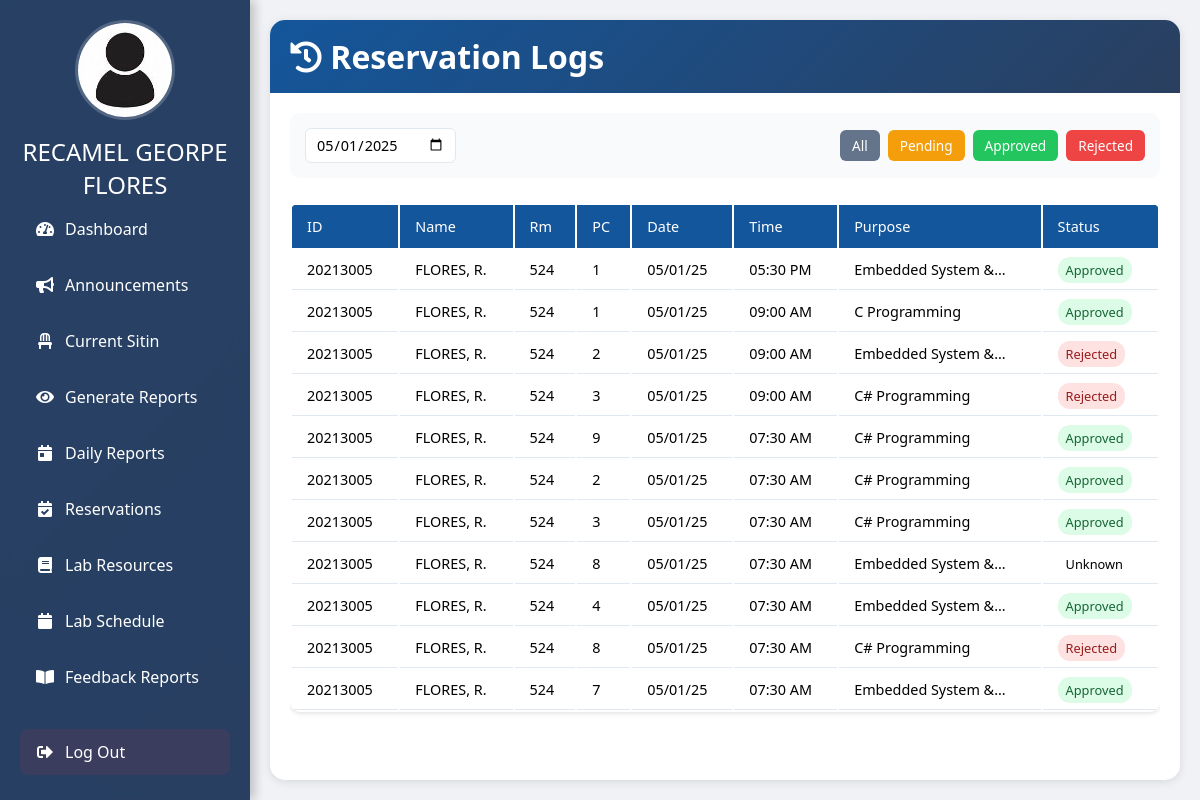
Screenshot of /reservation_logs.php?date=2025-05-01 (signed in) with the database file from the repository.
### tables this page shows
CREATE TABLE `user` (
  `IDNO` int(11) NOT NULL,
  `LASTNAME` varchar(255) NOT NULL,
  `FIRSTNAME` varchar(255) NOT NULL,
  `MIDNAME` varchar(255) NOT NULL,
  `COURSE` varchar(255) NOT NULL,
  `YEARLEVEL` int(11) NOT NULL,
  `USERNAME` varchar(255) NOT NULL,
  `PASSWORD` varchar(255) NOT NULL,
  `EMAIL` varchar(255) NOT NULL,
  `PROFILE_PIC` varchar(255) NOT NULL DEFAULT 'default.jpg',
  `REMAINING_SESSIONS` int(30) NOT NULL DEFAULT 30,
  `POINTS` int(11) DEFAULT 0
);

CREATE TABLE `reservations` (
  `id` int(11) NOT NULL,
  `student_id` varchar(50) DEFAULT NULL,
  `fullname` varchar(100) DEFAULT NULL,
  `room` varchar(50) DEFAULT NULL,
  `date` date DEFAULT NULL,
  `time` time DEFAULT NULL,
  `purpose` varchar(100) DEFAULT NULL,
  `seat_number` int(11) DEFAULT NULL,
  `remaining_sessions` int(11) DEFAULT NULL,
  `status` enum('pending','approved','rejected') DEFAULT 'pending',
  `created_at` timestamp NOT NULL DEFAULT current_timestamp()
);

### reservation_logs.php (the view, shortened to what this page needs)
<?php
include("connector.php");
$username = $_SESSION['Username'];
$query = "SELECT PROFILE_PIC, FIRSTNAME, MIDNAME, LASTNAME FROM user WHERE USERNAME = ?";
$stmt = $con->prepare($query);
$stmt->bind_param("s", $username);
$stmt->execute();
$result = $stmt->get_result();
if ($result && mysqli_num_rows($result) > 0) {
    $admin = $result->fetch_assoc();
    $profile_pic = !empty($admin['PROFILE_PIC']) ? htmlspecialchars($admin['PROFILE_PIC']) : 'default.jpg';
    $user_name = htmlspecialchars($admin['FIRSTNAME'] . ' ' . $admin['MIDNAME'] . ' ' . $admin['LASTNAME']);
} else {
    $profile_pic = 'default.jpg';
    $user_name = 'Admin';
}
$status_filter = $_GET['status'] ?? 'all';
$filter_date = $_GET['date'] ?? date('Y-m-d');
$query = "SELECT r.*, u.FIRSTNAME, u.MIDNAME, u.LASTNAME
          FROM reservations r
          JOIN user u ON r.student_id = u.IDNO
          WHERE 1=1";
if ($filter_date) {
    $query .= " AND DATE(r.date) = '$filter_date'";
}
$query .= " ORDER BY r.time DESC";
$reservations = $con->query($query);
?>
<!DOCTYPE html>
<html lang="en">
<head>
    <link rel="stylesheet" href="https://cdnjs.cloudflare.com/ajax/libs/font-awesome/5.15.3/css/all.min.css">
</head>
<body>
<div class="sidebar">
        <img src="uploads/<?php echo htmlspecialchars($profile_pic); ?>" alt="Profile Picture">
        <center><div class="user-name" style="font-size: x-large; color: white;"><?php echo htmlspecialchars($user_name); ?></div></center>
        <a href="admindash.php"><i class="fas fa-tachometer-alt"></i> Dashboard</a>
        <a href="adannouncement.php"><i class="fas fa-bullhorn"></i> Announcements</a>
        <a href="adsitin.php"><i class="fas fa-chair"></i> Current Sitin</a>
        <a href="adviewsitin.php"><i class="fas fa-eye"></i> Generate Reports</a>
        <a href="addaily.php"><i class="fas fa-calendar-day"></i> Daily Reports</a>
        <a href="adreservation.php"><i class="fas fa-calendar-check"></i> Reservations</a>
        <a href="adlabresources.php"><i class="fas fa-book"></i> Lab Resources</a>
        <a href="adlabsched.php"><i class="fas fa-calendar"></i> Lab Schedule</a>
        <a href="adfeedback.php"><i class="fas fa-book-open"></i> Feedback Reports</a>
        <a href="admindash.php?logout=true" class="logout-button"><i class="fas fa-sign-out-alt"></i> Log Out</a>
    </div>
    <div class="content">
        <div class="content-wrapper">
            <div class="content-header">
                <h1><i class="fas fa-history"></i> Reservation Logs</h1>
            </div>
            <div class="content-body">
                <div class="filter-container">
                    <div class="date-filters">
                        <input type="date" id="filter_date" value="<?php echo $filter_date; ?>">
                    </div>
                    <div class="status-filters">
                        <button class="filter-btn all <?php echo $status_filter === 'all' ? 'active' : ''; ?>"
                                onclick="filterStatus('all')">All</button>
                        <button class="filter-btn pending <?php echo $status_filter === 'pending' ? 'active' : ''; ?>"
                                onclick="filterStatus('pending')">Pending</button>
                        <button class="filter-btn approved <?php echo $status_filter === 'approved' ? 'active' : ''; ?>"
                                onclick="filterStatus('approved')">Approved</button>
                        <button class="filter-btn rejected <?php echo $status_filter === 'rejected' ? 'active' : ''; ?>"
                                onclick="filterStatus('rejected')">Rejected</button>
                    </div>
                </div>
                <div class="table-container">
                    <table class="logs-table">
                        <thead>
                            <tr>
                                <th>ID</th>
                                <th>Name</th>
                                <th>Rm</th>
                                <th>PC</th>
                                <th>Date</th>
                                <th>Time</th>
                                <th>Purpose</th>
                                <th>Status</th>
                            </tr>
                        </thead>
                        <tbody>
                            <?php while ($row = $reservations->fetch_assoc()): ?>
                                <tr>
                                    <td><?php echo htmlspecialchars($row['student_id']); ?></td>
                                    <td><?php echo htmlspecialchars($row['LASTNAME'] . ', ' . substr($row['FIRSTNAME'], 0, 1) . '.'); ?></td>
                                    <td><?php echo htmlspecialchars($row['room']); ?></td>
                                    <td><?php echo htmlspecialchars($row['seat_number']); ?></td>
                                    <td><?php echo date('m/d/y', strtotime($row['date'])); ?></td>
                                    <td><?php echo date('h:i A', strtotime($row['time'])); ?></td>
                                    <td title="<?php echo htmlspecialchars($row['purpose']); ?>"><?php echo strlen($row['purpose']) > 20 ? substr(htmlspecialchars($row['purpose']), 0, 20) . '...' : htmlspecialchars($row['purpose']); ?></td>
                                    <td>
                                        <span class="status-badge status-<?php echo htmlspecialchars($row['status']); ?>">
                                            <?php
                                                $status = htmlspecialchars($row['status']);
                                                echo !empty($status) ? ucfirst($status) : 'Unknown';
                                            ?>
                                        </span>
                                    </td>
                                </tr>
                            <?php endwhile; ?>
                        </tbody>
                    </table>
                </div>
            </div>
        </div>
    </div>
</body>
</html>

### reservation_logs.php (style rules this page uses)
* { margin: 0; padding: 0; box-sizing: border-box; font-family: 'Segoe UI', Tahoma, Geneva, Verdana, sans-serif; }
html, body { background: linear-gradient(135deg, #14569b, #2a3f5f); display: flex; min-height: 100vh; width: 100%; }
.sidebar { width: 250px; background-color: rgba(42, 63, 95, 0.9); height: 100vh; padding: 20px; position: fixed; display: flex; flex-direction: column; align-items: center; box-shadow: 5px 0 10px rgba(0, 0, 0, 0.2); backdrop-filter: blur(10px); transform: translateX(0); }
.sidebar img { width: 100px; height: 100px; border-radius: 50%; border: 3px solid rgba(255, 255, 255, 0.2); margin-bottom: 15px; }
.sidebar a { width: 100%; color: white; text-decoration: none; padding: 12px 15px; border-radius: 8px; margin: 5px 0; transition: all 0.3s; display: flex; align-items: center; gap: 10px; }
.sidebar a i { width: 20px; text-align: center; }
.sidebar .logout-button { margin-top: auto; background: rgba(220, 53, 69, 0.1); }
.content { margin-left: 250px; padding: 20px; background: #f0f2f5; min-height: 100vh; width: calc(100% - 250px); }
.content-wrapper { max-width: 1300px; margin: 0 auto; background: white; border-radius: 15px; box-shadow: 0 2px 10px rgba(0,0,0,0.1); overflow: hidden; height: calc(100vh - 40px); display: flex; flex-direction: column; }
.content-header { background: linear-gradient(135deg, #14569b, #2a3f5f); color: white; padding: 15px 20px; }
.content-body { flex: 1; overflow: hidden; display: flex; flex-direction: column; padding: 20px; }
.table-container { flex: 1; overflow-y: auto; overflow-x: hidden; position: relative; }
.filter-container { background: #f8fafc; padding: 15px; border-radius: 10px; margin-bottom: 15px; display: flex; justify-content: space-between; align-items: center; gap: 15px; flex-wrap: wrap; }
.date-filters { display: flex; gap: 10px; align-items: center; }
input[type="date"] { padding: 6px 10px; border: 1px solid #e2e8f0; border-radius: 6px; font-size: 0.9rem; }
.status-filters { display: flex; gap: 8px; }
.filter-btn { padding: 6px 12px; border: none; border-radius: 6px; font-size: 0.85rem; cursor: pointer; transition: all 0.3s; }
.filter-btn.all { background: #64748b; color: white; }
.filter-btn.pending { background: #f59e0b; color: white; }
.filter-btn.approved { background: #22c55e; color: white; }
.filter-btn.rejected { background: #ef4444; color: white; }
.table-container { overflow-x: auto; }
.logs-table { width: 100%; margin-top: 10px; background: white; border-radius: 10px; overflow: hidden; box-shadow: 0 2px 4px rgba(0,0,0,0.1); }
.logs-table th { background: #14569b; color: white; padding: 12px 15px; font-size: 0.9rem; font-weight: 500; text-align: left; white-space: nowrap; position: sticky; top: 0; }
.logs-table td { padding: 10px 15px; font-size: 0.9rem; border-bottom: 1px solid #e2e8f0; white-space: nowrap; }
.logs-table td:nth-child(7) { max-width: 200px; white-space: normal; }
.status-badge { padding: 4px 8px; border-radius: 12px; font-size: 0.8rem; font-weight: 500; }
.status-approved { background: #dcfce7; color: #166534; }
.status-rejected { background: #fee2e2; color: #991b1b; }

### rows the page displays
user: PROFILE_PIC (placeholder picture), user_name "RECAMEL GEORPE FLORES"
reservations: student "20213005", user.LASTNAME+FIRSTNAME "FLORES, R.", room "524", seat_number "1", date "05/01/25", time "05:30 PM", purpose "Embedded System &", status "Approved"
reservations: student "20213005", user.LASTNAME+FIRSTNAME "FLORES, R.", room "524", seat_number "1", date "05/01/25", time "09:00 AM", purpose "C Programming", status "Approved"
reservations: student "20213005", user.LASTNAME+FIRSTNAME "FLORES, R.", room "524", seat_number "2", date "05/01/25", time "09:00 AM", purpose "Embedded System &", status "Rejected"
reservations: student "20213005", user.LASTNAME+FIRSTNAME "FLORES, R.", room "524", seat_number "3", date "05/01/25", time "09:00 AM", purpose "C# Programming", status "Rejected"
reservations: student "20213005", user.LASTNAME+FIRSTNAME "FLORES, R.", room "524", seat_number "9", date "05/01/25", time "07:30 AM", purpose "C# Programming", status "Approved"
reservations: student "20213005", user.LASTNAME+FIRSTNAME "FLORES, R.", room "524", seat_number "2", date "05/01/25", time "07:30 AM", purpose "C# Programming", status "Approved"
reservations: student "20213005", user.LASTNAME+FIRSTNAME "FLORES, R.", room "524", seat_number "3", date "05/01/25", time "07:30 AM", purpose "C# Programming", status "Approved"
reservations: student "20213005", user.LASTNAME+FIRSTNAME "FLORES, R.", room "524", seat_number "8", date "05/01/25", time "07:30 AM", purpose "Embedded System &", shows "Unknown"
reservations: student "20213005", user.LASTNAME+FIRSTNAME "FLORES, R.", room "524", seat_number "4", date "05/01/25", time "07:30 AM", purpose "Embedded System &", status "Approved"
reservations: student "20213005", user.LASTNAME+FIRSTNAME "FLORES, R.", room "524", seat_number "8", date "05/01/25", time "07:30 AM", purpose "C# Programming", status "Rejected"
reservations: student "20213005", user.LASTNAME+FIRSTNAME "FLORES, R.", room "524", seat_number "7", date "05/01/25", time "07:30 AM", purpose "Embedded System &", status "Approved"
